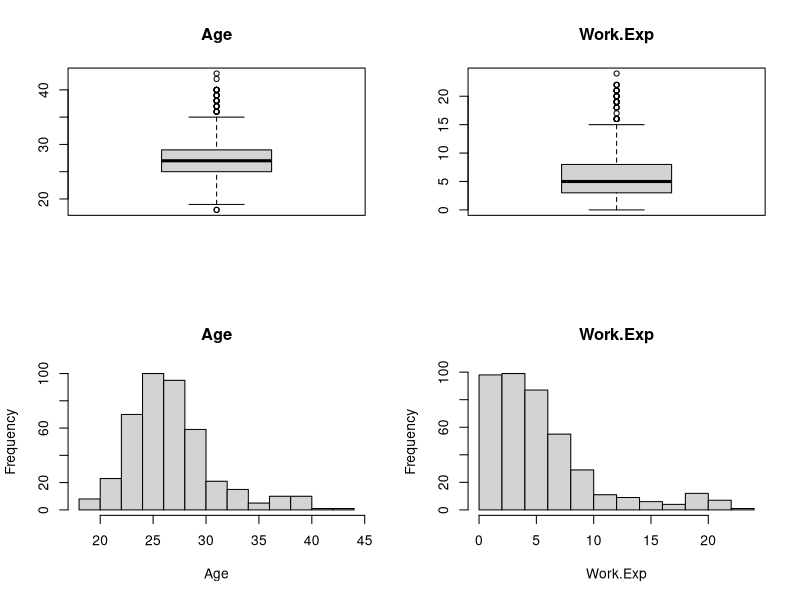
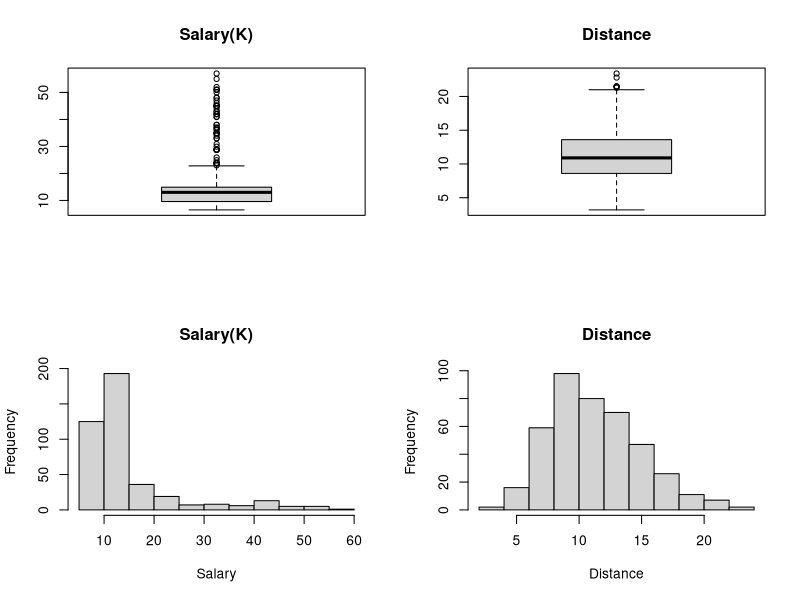
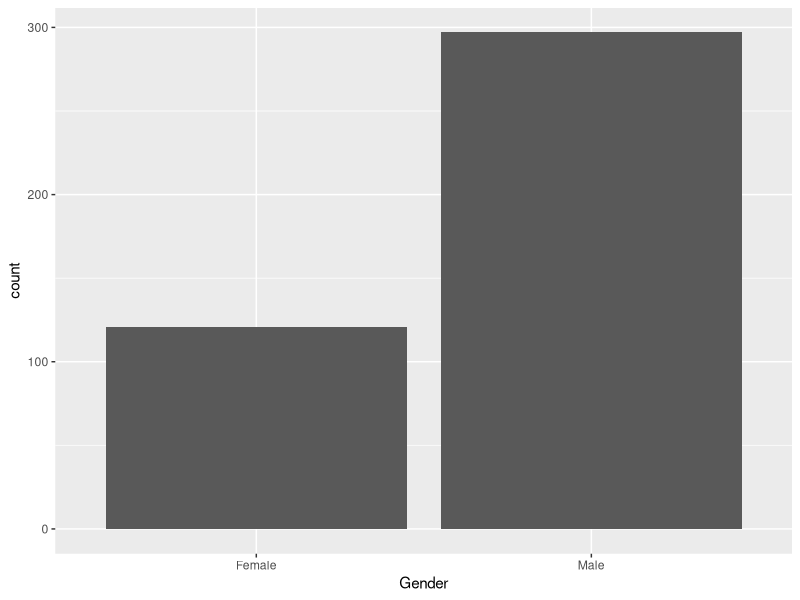
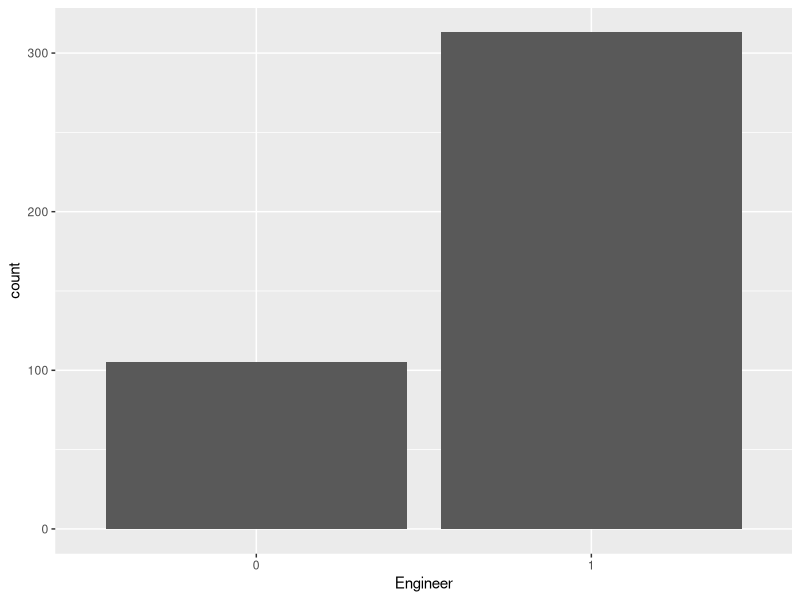
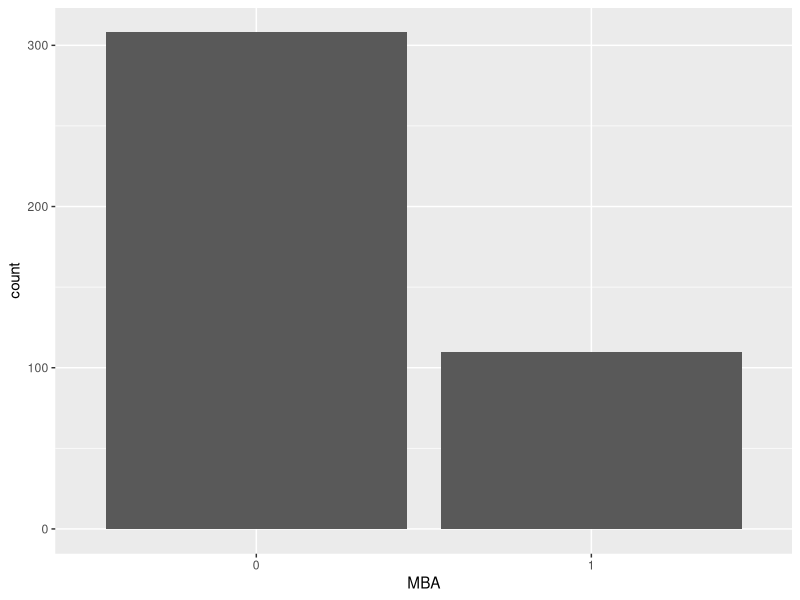
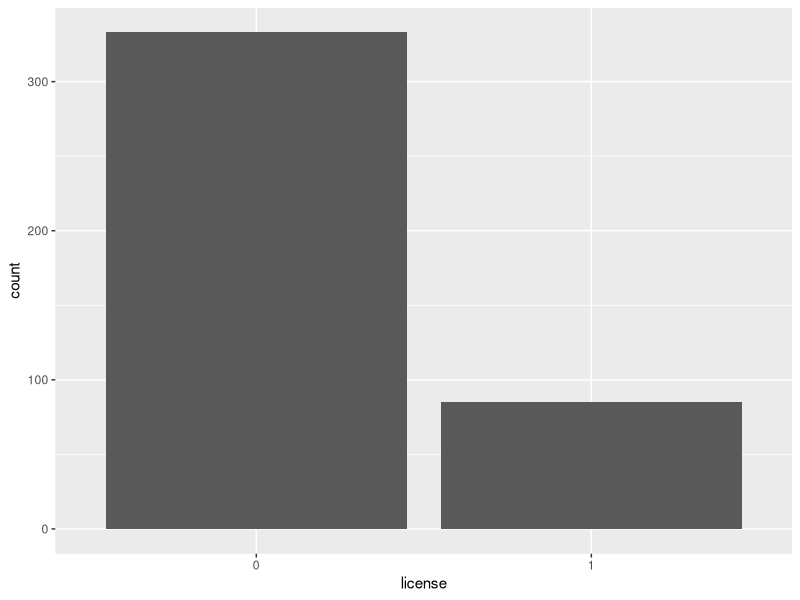
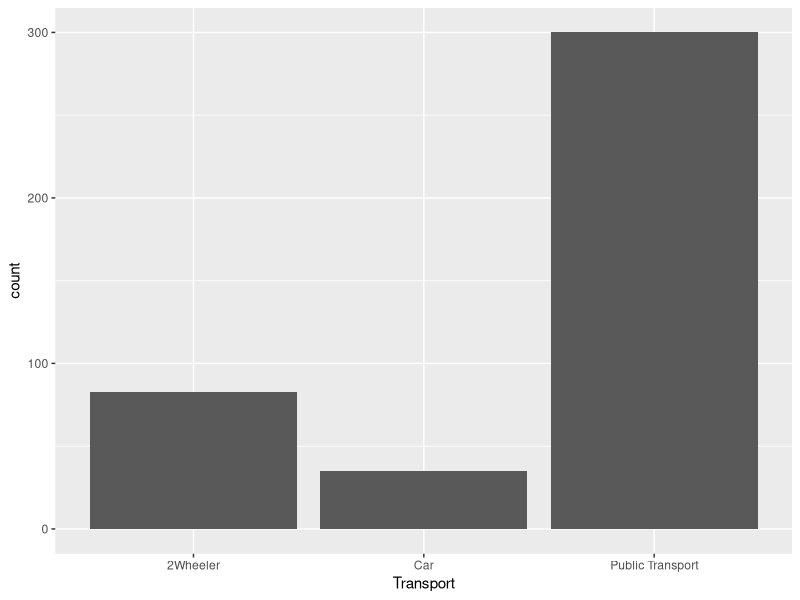
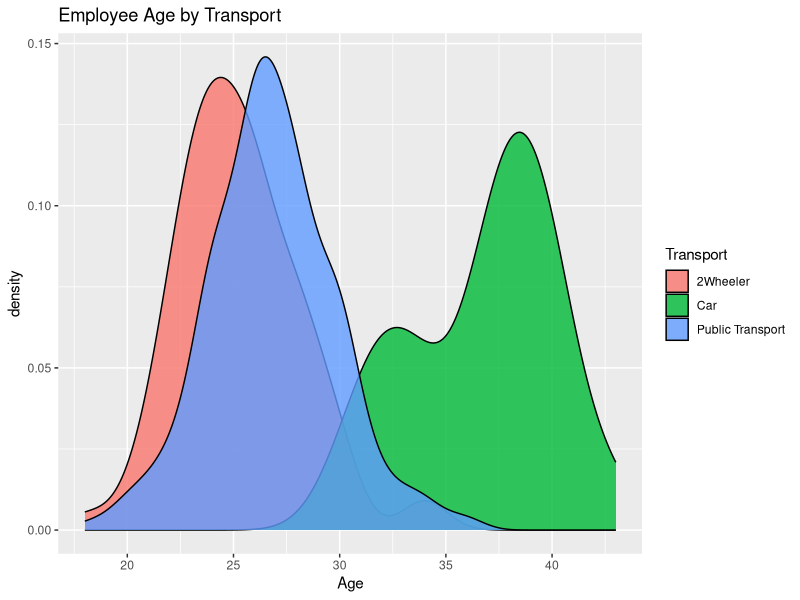

The R source for these figures, in order:
#=======================================================================
#
# Project 4 
#
#=======================================================================
#calling all libraries that we are going to use
library(readr)
library(ggplot2) 


#setting up working directory
setwd("C:/Users/ahmasiri/Desktop/PGP DSBA/Data/Project 4 - Cars Case Study")
#reading data from csv file to Cars variable and view it
Cars <- read.csv("Cars-dataset.csv")
attach(Cars)



#Prepare the data for analysis
Cars$Engineer = as.factor(Engineer)
Cars$MBA = as.factor(MBA)
Cars$license = as.factor(license)

#dealing with NA values in MBA variable
Cars[is.na(Cars)] <- 1


#check if ther is any NA value in dataset
anyNA(Cars)


#outlier identification
#Salary
boxplot.stats(Cars$Salary)$out 
#Age
boxplot.stats(Cars$Age)$out 
#Work.Exp
boxplot.stats(Cars$Work.Exp)$out 
#Distance
boxplot.stats(Cars$Distance)$out

# EDA 

#Retrieve the dimension of an object.
dim(Cars)

#Get the names of an object.
names(Cars)

#Display the internal structure of an dataset.
str(Cars)

#Returns the first 10 rows of the dataset.
head(Cars, 10)

#Returns the last 10 rows of the dataset.
tail(Cars, 10)

#Return a summary of the dataset variables.
summary(Cars)





#graph for all variable variables
# Quantitative
par(mfrow=c(2,2))
boxplot(Age, main = "Age")
boxplot(Work.Exp, main = "Work.Exp")
hist(Age, main = "Age")
hist(Work.Exp, main = "Work.Exp")

par(mfrow=c(2,2))
boxplot(Salary,main = "Salary(K)")
boxplot(Distance, main = "Distance")
hist(Salary, main = "Salary(K)")
hist(Distance, main = "Distance")

# catagorical
par(mfrow=c(2,2))
ggplot(Cars) + geom_bar(aes(x = Gender))
ggplot(Cars) + geom_bar(aes(x = Engineer))
ggplot(Cars) + geom_bar(aes(x = MBA))
ggplot(Cars) + geom_bar(aes(x = license))
ggplot(Cars) + geom_bar(aes(x = Transport))


#Bi-Variate Analysis
#kernel density plots
ggplot(Cars,
       aes(x = Age, #quantitative variable
           fill = factor(Transport, #defining x axis a categorical
                         levels = c("2Wheeler", "Car", "Public Transport"),
                         labels = c("2Wheeler", "Car", "Public Transport")))) +
  geom_density(alpha = 0.8) + #setting transparency of graph to keep overlaps visible
  labs(fill = "Transport", # setting title of legend
       x = "Age",
       title = "Employee Age by Transport")
#jitter and box plots
ggplot(Cars,
       aes(x = factor(Transport, #defining x axis a categorical
                      labels = c("2Wheeler", "Car", "Public Transport")),
           y = Age,
           color = Transport)) + #specifying that coloring is to be based on drive type
  geom_boxplot(size=1, #makes the lines thicker
               outlier.shape = 1, #specifies circles for outliers
               outlier.color = "black", #makes outliers black
               outlier.size = 3) + #increases the size of the outlier symbol
  geom_jitter(alpha = 0.5, #setting transparency of graph
              width=.2) + #decreases the amount of jitter (.4 is the default)
  labs(title = "Employee Age by Transport Type",
       x = "",
       y = "Age") +
  theme_minimal() + #setting minimal theme (no background color)
  theme(legend.position = "none") + #hiding legend
  coord_flip() #x and y axes are reversed


#kernel density plots
ggplot(Cars,
       aes(x = Salary, #quantitative variable
           fill = factor(Transport, #defining x axis a categorical
                         levels = c("2Wheeler", "Car", "Public Transport"),
                         labels = c("2Wheeler", "Car", "Public Transport")))) +
  geom_density(alpha = .8) + #setting transparency of graph to keep overlaps visible
  labs(fill = "Transport", # setting title of legend
       x = "Salary",
       title = "Employee Salary by Transport")

#jitter and box plots
ggplot(Cars,
       aes(x = factor(Transport, #defining x axis a categorical
                      labels = c("2Wheeler", "Car", "Public Transport")),
           y = Salary,
           color = Transport)) + #specifying that coloring is to be based on drive type
  geom_boxplot(size=1, #makes the lines thicker
               outlier.shape = 1, #specifies circles for outliers
               outlier.color = "black", #makes outliers black
               outlier.size = 3) + #increases the size of the outlier symbol
  geom_jitter(alpha = 0.5, #setting transparency of graph
              width=.2) + #decreases the amount of jitter (.4 is the default)
  labs(title = "Employee Salary by Transport Type",
       x = "",
       y = "Salary (k)") +
  theme_minimal() + #setting minimal theme (no background color)
  theme(legend.position = "none") + #hiding legend
  coord_flip() #x and y axes are reversed


#kernel density plots
ggplot(Cars,
       aes(x = Work.Exp, #quantitative variable
           fill = factor(Transport, #defining x axis a categorical
                         levels = c("2Wheeler", "Car", "Public Transport"),
                         labels = c("2Wheeler", "Car", "Public Transport")))) +
  geom_density(alpha = .8) + #setting transparency of graph to keep overlaps visible
  labs(fill = "Transport", # setting title of legend
       x = "Work.Exp",
       title = "Employee Work.Exp by Transport")
#jitter and box plots
ggplot(Cars,
       aes(x = factor(Transport, #defining x axis a categorical
                      labels = c("2Wheeler", "Car", "Public Transport")),
           y = Work.Exp,
           color = Transport)) + #specifying that coloring is to be based on drive type
  geom_boxplot(size=1, #makes the lines thicker
               outlier.shape = 1, #specifies circles for outliers
               outlier.color = "black", #makes outliers black
               outlier.size = 3) + #increases the size of the outlier symbol
  geom_jitter(alpha = 0.5, #setting transparency of graph
              width=.2) + #decreases the amount of jitter (.4 is the default)
  labs(title = "Employee Work.Exp by Transport Type",
       x = "",
       y = "Work.Exp") +
  theme_minimal() + #setting minimal theme (no background color)
  theme(legend.position = "none") + #hiding legend
  coord_flip() #x and y axes are reversed


#kernel density plots
ggplot(Cars,
       aes(x = Distance, #quantitative variable
           fill = factor(Transport, #defining x axis a categorical
                         levels = c("2Wheeler", "Car", "Public Transport"),
                         labels = c("2Wheeler", "Car", "Public Transport")))) +
  geom_density(alpha = .8) + #setting transparency of graph to keep overlaps visible
  labs(fill = "Transport", # setting title of legend
       x = "Distance",
       title = "Employee Distance by Transport")
#jitter and box plots
ggplot(Cars,
       aes(x = factor(Transport, #defining x axis a categorical
                      labels = c("2Wheeler", "Car", "Public Transport")),
           y = Distance,
           color = Transport)) + #specifying that coloring is to be based on drive type
  geom_boxplot(size=1, #makes the lines thicker
               outlier.shape = 1, #specifies circles for outliers
               outlier.color = "black", #makes outliers black
               outlier.size = 3) + #increases the size of the outlier symbol
  geom_jitter(alpha = 0.5, #setting transparency of graph
              width=.2) + #decreases the amount of jitter (.4 is the default)
  labs(title = "Employee Distance by Transport Type",
       x = "",
       y = "Distance") +
  theme_minimal() + #setting minimal theme (no background color)
  theme(legend.position = "none") + #hiding legend
  coord_flip() #x and y axes are reversed




# stacked bar chart
ggplot(Cars,
       aes(x = Engineer,
           fill = factor(Transport, #defining x axis a categorical
                         levels = c("2Wheeler", "Car", "Public Transport"),
                         labels = c("2Wheeler", "Car", "Public Transport")))) +
  labs(fill = "Transport", # setting title of legend
       x = "Engineer",
       title = "Employee Engineer by Transport") +
  geom_bar(position = "stack") #specifying the type of bar chart as stacked

# stacked bar chart
ggplot(Cars,
       aes(x = MBA,
           fill = factor(Transport, #defining x axis a categorical
                         levels = c("2Wheeler", "Car", "Public Transport"),
                         labels = c("2Wheeler", "Car", "Public Transport")))) +
  labs(fill = "Transport", # setting title of legend
       x = "MBA",
       title = "Employee MBA by Transport") +
  geom_bar(position = "stack") #specifying the type of bar chart as stacked


# stacked bar chart
ggplot(Cars,
       aes(x = license,
           fill = factor(Transport, #defining x axis a categorical
                         levels = c("2Wheeler", "Car", "Public Transport"),
                         labels = c("2Wheeler", "Car", "Public Transport")))) +
  labs(fill = "Transport", # setting title of legend
       x = "license",
       title = "Employee license by Transport") +
  geom_bar(position = "stack") #specifying the type of bar chart as stacked



